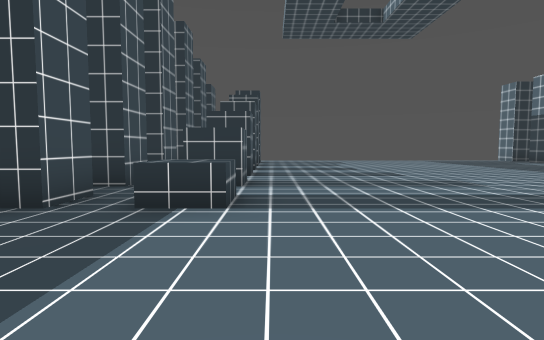
View 1 (above)

13 first-person views from a walk through a 3-D level made in the Godot game engine. The camera is 1.2 m above the floor, tilts 4° down and sees 80° across. The floor is counted in squares, 1.8 m on a side. Each view is taken from the middle of a square. On the plan, view 1 faces up. The plan holds only what a view shows up to about 10 squares ahead; the rest is blank. The place goes on beyond the plan.

View 2
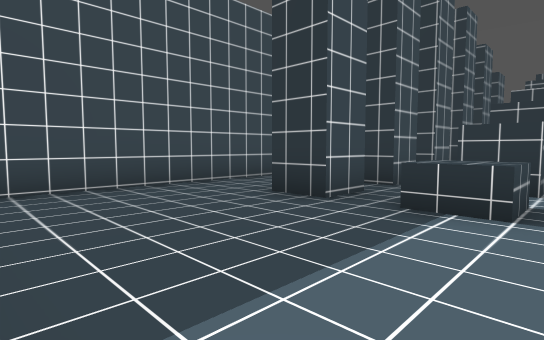

View 3
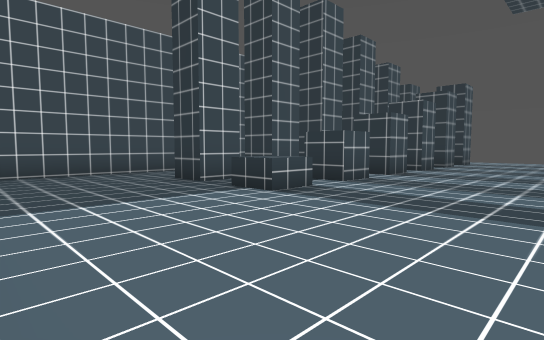

View 4
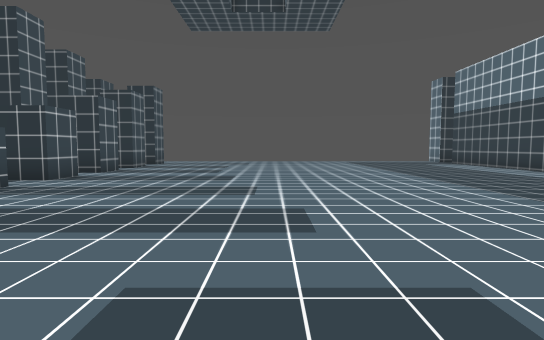

View 5
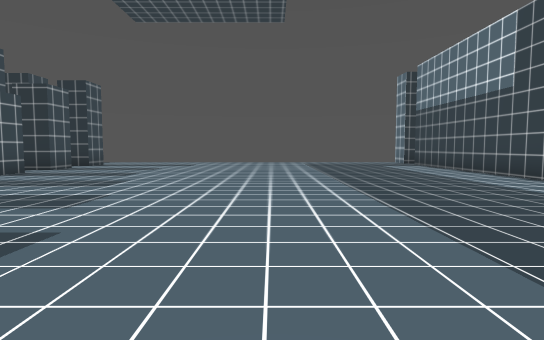

View 6
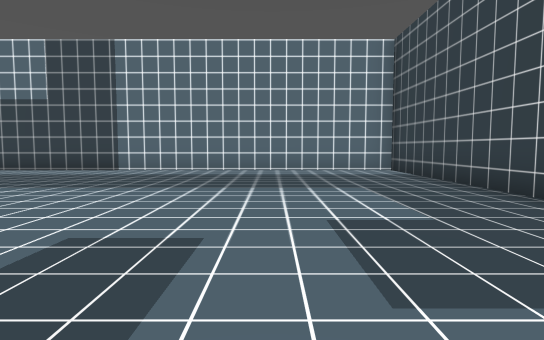

View 7
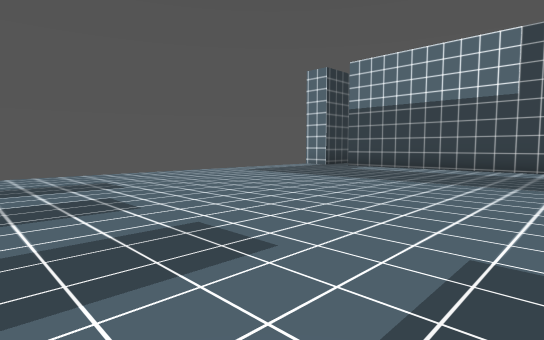

View 8
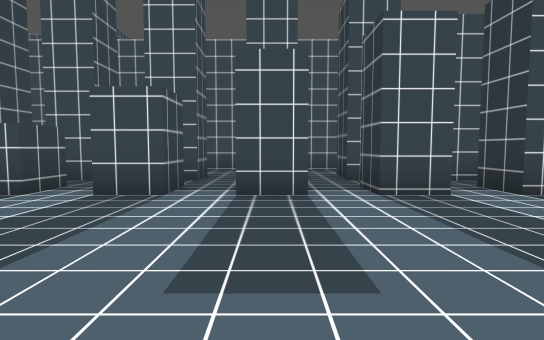

View 9
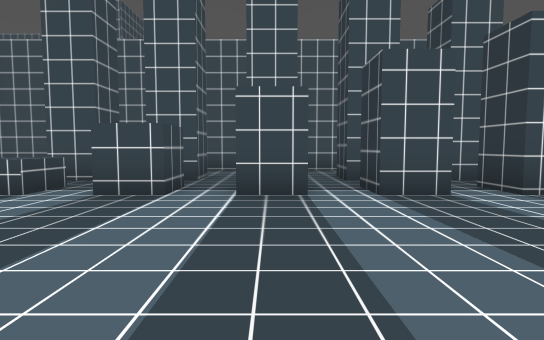

View 10
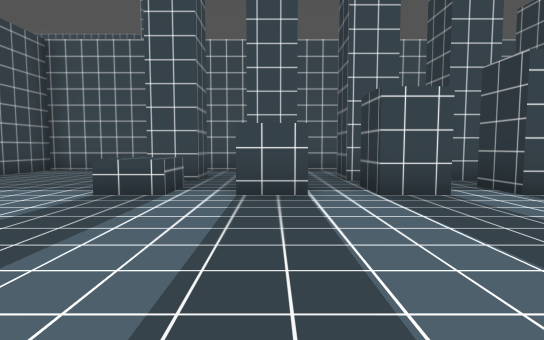

View 11
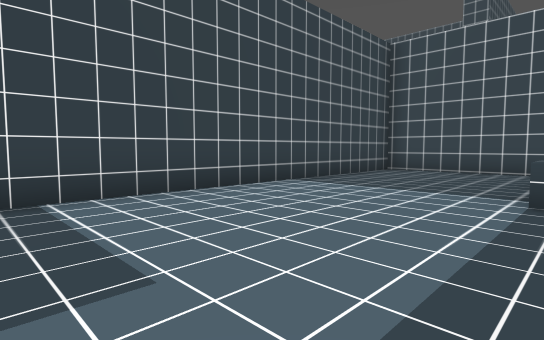

View 12
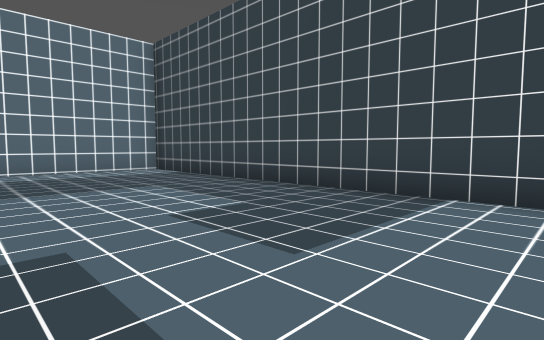

View 13
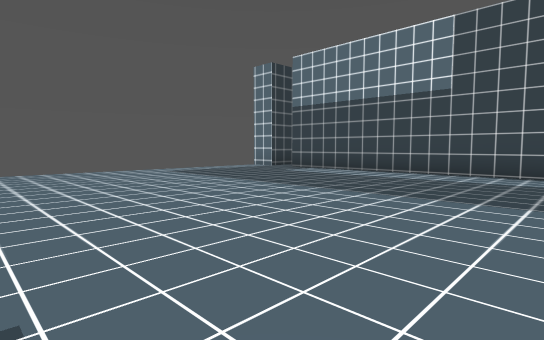

### Floor plan
Points are (right, up) in squares from view 1. A wall is a line through its corners. A room is listed if a view was taken in it or the views show most of it. See-through windows are left out.
Room 1 (views 1, 2, 3, 4, 5, 6, 7, 8, 9, 10, 11, 12, 13)
walls: (-1.5, 6.5) (-0.5, 6.5) (-0.5, 5.5) (-1.5, 5.5); (-1.5, 8.5) (-0.5, 8.5) (-0.5, 7.5) (-1.5, 7.5); (-0.5, 10.6) (-0.5, 9.5) (-1.5, 9.5); (-3.5, 6.5) (-2.5, 6.5) (-2.5, 5.5) (-3.5, 5.5); (-3.5, 4.5) (-2.5, 4.5) (-2.5, 3.5) (-3.5, 3.5); (-2.5, 10.2) (-2.5, 9.5) (-3.5, 9.5); (-3.5, 8.5) (-2.5, 8.5) (-2.5, 7.5) (-3.5, 7.5); (-0.5, 12.5) (-0.5, 11.5) (-1.5, 11.5); (-2.5, 12.2) (-2.5, 11.5) (-3.5, 11.5); (-5.5, 12) (-5.5, -0.5) (11.5, -0.5) (11.5, 12.5)
low walls: (-1.5, 4.5) (-0.5, 4.5) (-0.5, 3.5) (-1.5, 3.5)

Positions as (right, up) in squares from view 1, and headings:
1: (0, 0), facing up
2: (0, 0), facing up-left
3: (3, 0), facing up-left
4: (4, 1), facing up
5: (6, 2), facing up
6: (2, 3), facing right
7: (1, 8), facing up-right
8: (4, 10), facing left
9: (4, 8), facing left
10: (4, 6), facing left
11: (4, 4), facing down-left
12: (2, 4), facing down-right
13: (3, 7), facing up-right
